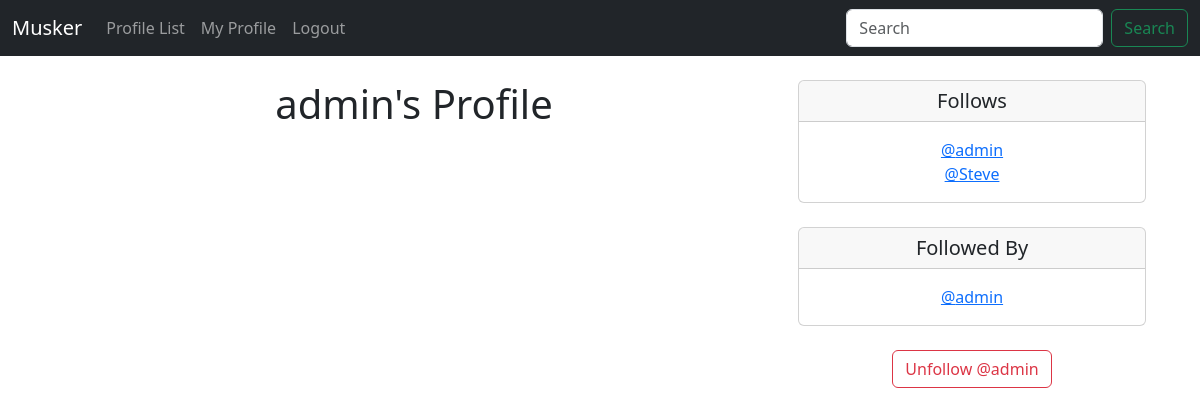
The app's page /profile/1 (signed in), older data.
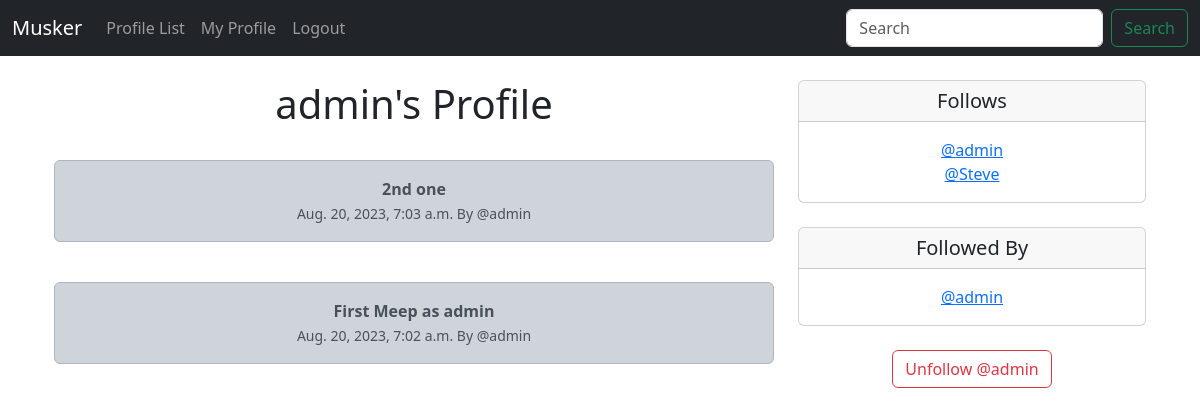
The same page, newer data.
### musker/models.py (models this page shows, shortened)
class Profile(models.Model):
    user = models.OneToOneField(User, on_delete=models.CASCADE)
    follows = models.ManyToManyField("self",
                                     related_name="followed_by",
                                     symmetrical=False, #I can follow you, you dont have to follow me, vise versa
                                     blank=True)
    date_modified = models.DateTimeField(User, auto_now=True)
    def __str__(self):
        return self.user.username

class Meep(models.Model):
    user = models.ForeignKey(
        User, related_name="meeps", on_delete=models.DO_NOTHING
    )
    body = models.CharField(max_length=250)
    created_at = models.DateTimeField(auto_now_add=True)

### musker/views.py (the view, shortened to what this page needs)
# urls.py: path('profile/<int:pk>', views.profile, name='profile'),
def profile(request, pk):
    if request.user.is_authenticated:
        profile = Profile.objects.get(user_id=pk)
        meeps = Meep.objects.filter(user_id=pk).order_by("-created_at")
        return render(request, "profile.html", {"profile":profile, "meeps":meeps})
    else:
        messages.success(request, ("You Must Be Logged In!"))
        return redirect('home')

### musker/templates/profile.html (shortened to what this page needs)
{% extends 'base.html' %}
{% block content %}
    {% if profile %}
    <div class="container text-center">
        <div class="row">
            <div class="col-8">
                <h1>{{profile.user.username}}'s Profile</h1>
                <br>
                {% if meeps %}
                    {% for meep in meeps %}
                    <div class="alert alert-dark" role="alert">
                        <b>{{ meep.body }}</b><br>
                    <small class="text-muted">
                        {{ meep.created_at }} By
                        @{{ meep.user.username }}
                    </small>
                    </div> <br>
                    {% endfor %}
                {% endif %}
            </div>
            <div class="col-4">
                <div class="card">
                    <h5 class="card-header">Follows</h5>
                    <div class="card-body">
                      <p class="card-text">{% for following in profile.follows.all %}
                        <a href = "{% url 'profile' following.user.id %}"> @{{following}} </a> <br>
                    {% endfor %}</p>
                    </div>
                  </div>
                  <br>
                  <div class="card">
                  <h5 class="card-header">Followed By</h5>
                  <div class="card-body">
                    <p class="card-text">{% for following in profile.followed_by.all %}
                        <a href = "{% url 'profile' following.user.id %}"> @{{following}} </a> <br>
                    {% endfor %}</p>
                  </div>
                </div>
                <br>
                <form action="" method="POST">
                    {% if profile in user.profile.follows.all %}
                        <button class="btn btn-outline-danger" name="follow" value="unfollow" type="submit">Unfollow @{{ profile.user.username|lower }}</button>
                        {% else %}
                        <button class="btn btn-outline-success" name="follow" value="follow" type="submit">Follow @{{ profile.user.username|lower }}</button>
                    {% endif %}
                </form>
            </div>
        </div>
    </div>
    {% endif %}
{% endblock content %}

Row changes from the older to the newer data that the page shows:
added Meep: body "2nd one", created_at "Aug. 20, 2023, 7:03 a.m.", user.username "admin"
added Meep: body "First Meep as admin", created_at "Aug. 20, 2023, 7:02 a.m.", user.username "admin"
